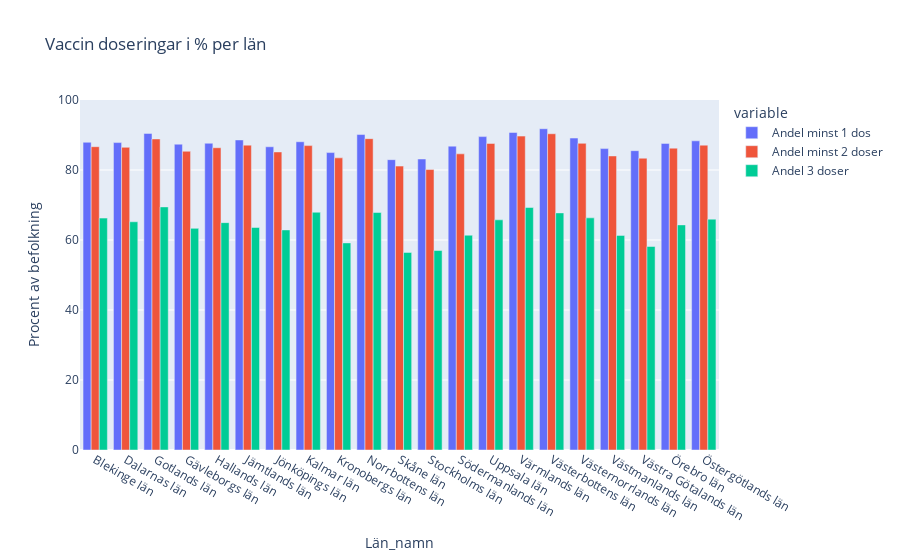

Here is the notebook cell this chart was saved with:
### Code cell
# graph showing percentages of dosages in different countys
fig = px.bar(
    data_by_county,
    y=["Andel minst 1 dos", "Andel minst 2 doser", "Andel 3 doser"],
    barmode="group",
    title="Vaccin doseringar i % per län",
    labels={"value":"Procent av befolkning"}
)
fig.update_layout(yaxis_range=[0,100])
fig.show()
fig.write_html("Visualiseringar/Vaccin_dosering_per_län.html")

### Figure 1 — Plotly figure (JSON) as saved in the notebook; plotly's stock layout.template omitted (floating-point values rounded to 4 significant figures)
{"data": [{"alignmentgroup": "True", "hovertemplate": "variable=Andel minst 1 dos<br>Län_namn=%{x}<br>Procent av befolkning=%{y}<extra></extra>", "legendgroup": "Andel minst 1 dos", "marker": {"color": "#636efa", "pattern": {"shape": ""}}, "name": "Andel minst 1 dos", "offsetgroup": "Andel minst 1 dos", "orientation": "v", "showlegend": true, "textposition": "auto", "type": "bar", "x": ["Blekinge län", "Dalarnas län", "Gotlands län", "Gävleborgs län", "Hallands län", "Jämtlands län", "Jönköpings län", "Kalmar län", "Kronobergs län", "Norrbottens län", "Skåne län", "Stockholms län", "Södermanlands län", "Uppsala län", "Värmlands län", "Västerbottens län", "Västernorrlands län", "Västmanlands län", "Västra Götalands län", "Örebro län", "Östergötlands län"], "xaxis": "x", "y": [87.92, 87.83, 90.45, 87.38, 87.64, 88.58, 86.64, 88.07, 84.98, 90.13, 82.95, 83.14, 86.82, 89.54, 90.73, 91.79, 89.12, 86.11, 85.52, 87.6, 88.34], "yaxis": "y"}, {"alignmentgroup": "True", "hovertemplate": "variable=Andel minst 2 doser<br>Län_namn=%{x}<br>Procent av befolkning=%{y}<extra></extra>", "legendgroup": "Andel minst 2 doser", "marker": {"color": "#EF553B", "pattern": {"shape": ""}}, "name": "Andel minst 2 doser", "offsetgroup": "Andel minst 2 doser", "orientation": "v", "showlegend": true, "textposition": "auto", "type": "bar", "x": ["Blekinge län", "Dalarnas län", "Gotlands län", "Gävleborgs län", "Hallands län", "Jämtlands län", "Jönköpings län", "Kalmar län", "Kronobergs län", "Norrbottens län", "Skåne län", "Stockholms län", "Södermanlands län", "Uppsala län", "Värmlands län", "Västerbottens län", "Västernorrlands län", "Västmanlands län", "Västra Götalands län", "Örebro län", "Östergötlands län"], "xaxis": "x", "y": [86.66, 86.48, 88.88, 85.35, 86.36, 87.1, 85.16, 86.97, 83.47, 88.96, 81.11, 80.13, 84.61, 87.59, 89.68, 90.35, 87.62, 84.02, 83.37, 86.24, 87.09], "yaxis": "y"}, {"alignmentgroup": "True", "hovertemplate": "variable=Andel 3 doser<br>Län_namn=%{x}<br>Procent av befolkning=%{y}<extra></extra>", "legendgroup": "Andel 3 doser", "marker": {"color": "#00cc96", "pattern": {"shape": ""}}, "name": "Andel 3 doser", "offsetgroup": "Andel 3 doser", "orientation": "v", "showlegend": true, "textposition": "auto", "type": "bar", "x": ["Blekinge län", "Dalarnas län", "Gotlands län", "Gävleborgs län", "Hallands län", "Jämtlands län", "Jönköpings län", "Kalmar län", "Kronobergs län", "Norrbottens län", "Skåne län", "Stockholms län", "Södermanlands län", "Uppsala län", "Värmlands län", "Västerbottens län", "Västernorrlands län", "Västmanlands län", "Västra Götalands län", "Örebro län", "Östergötlands län"], "xaxis": "x", "y": [66.26, 65.21, 69.46, 63.32, 64.96, 63.57, 62.88, 67.93, 59.17, 67.85, 56.45, 57.0, 61.37, 65.76, 69.28, 67.74, 66.33, 61.32, 58.15, 64.32, 65.96], "yaxis": "y"}], "layout": {"barmode": "group", "legend": {"title": {"text": "variable"}, "tracegroupgap": 0}, "title": {"text": "Vaccin doseringar i % per län"}, "xaxis": {"anchor": "y", "domain": [0, 1], "title": {"text": "Län_namn"}}, "yaxis": {"anchor": "x", "domain": [0, 1], "range": [0, 100], "title": {"text": "Procent av befolkning"}}}}
